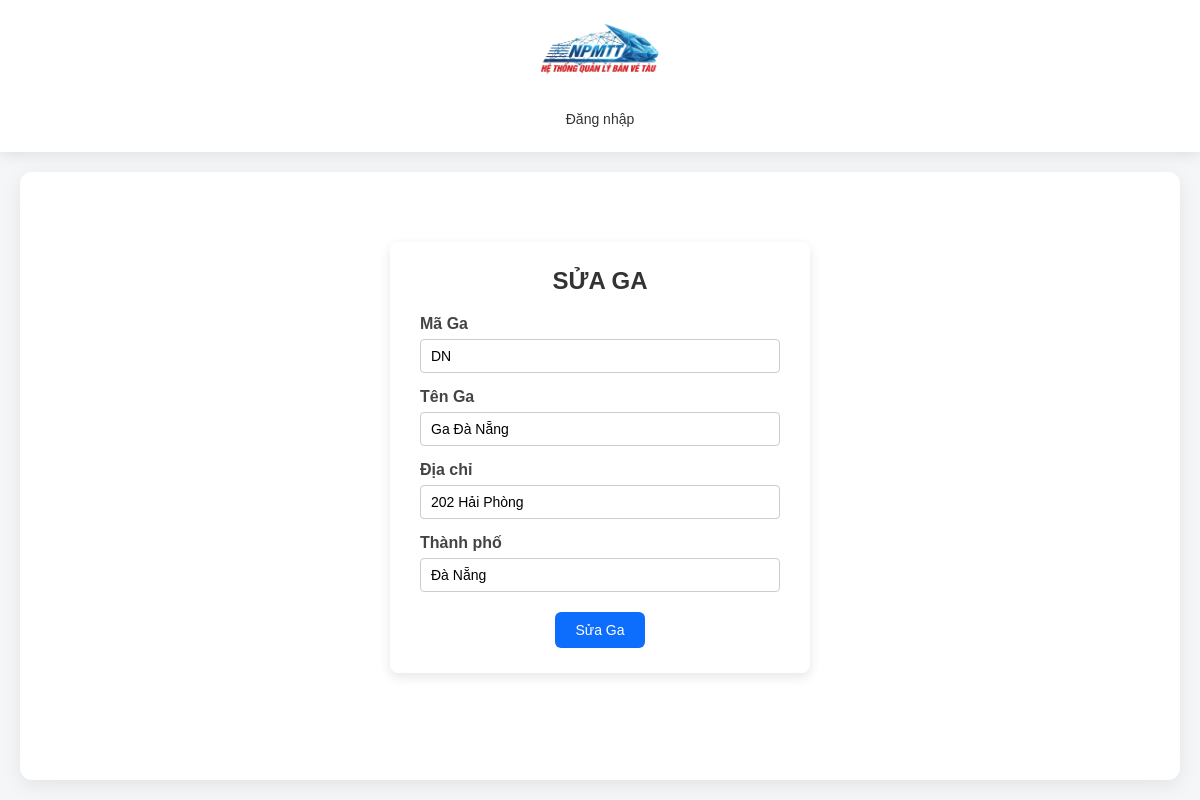
Screenshot of /modules/ga-tau/suaga.php?ma_ga=DN with the database file from the repository.
### tables this page shows
CREATE TABLE IF NOT EXISTS `ga_tau` (
  `id` int NOT NULL AUTO_INCREMENT,
  `ma_ga` varchar(20) NOT NULL COMMENT 'VD: HN, DN, SG',
  `ten_ga` varchar(100) NOT NULL COMMENT 'VD: Ga Hà Nội',
  `dia_chi` varchar(255) DEFAULT NULL,
  `thanh_pho` varchar(255) NOT NULL,
  PRIMARY KEY (`id`),
  UNIQUE KEY `ma_ga` (`ma_ga`),
  UNIQUE KEY `ten_ga` (`ten_ga`)
);

### modules/ga-tau/suaga.php (the view, shortened to what this page needs)
<?php
require_once __DIR__ . '/../../bootstrap.php';
require_once __DIR__ . '/../../includes/header.php';
$conn = $db->getConnection();
$current_ga = null;
if (isset($_GET['ma_ga'])) {
    $ma_edit = $_GET['ma_ga'];
    $stmt = $conn->prepare("SELECT * FROM ga_tau WHERE ma_ga = ?");
    $stmt->execute([$ma_edit]);
    $current_ga = $stmt->fetch(PDO::FETCH_ASSOC);
}
?>
<!DOCTYPE html>
<html lang="en">
<head>
    <link rel="stylesheet" href="../../modules/ga-tau/stylethemga.css">
</head>
<body>
<div class="add-wrapper">
    <h2 class="add-title">SỬA GA</h2>
    <form method="POST" class="add-form">
        <div class="form-row">
            <label>Mã Ga</label>
            <input type="text" name="txtmaga" value="<?php echo $current_ga['ma_ga']; ?>" required readonly>
        </div>
        <div class="form-row">
            <label>Tên Ga</label>
            <input type="text" name="txttenga" value="<?php echo $current_ga['ten_ga']; ?>" required>
        </div>
        <div class="form-row">
            <label>Địa chỉ</label>
            <input type="text" name="txtdiachi" value="<?php echo $current_ga['dia_chi']; ?>" required>
        </div>
        <div class="form-row">
            <label>Thành phố</label>
            <input type="text" name="txtthanhpho" value="<?php echo $current_ga['thanh_pho']; ?>" required>
        </div>
        <div class="form-actions">
            <button type="submit" name="btnsua" class="btn-submit">Sửa Ga</button>
        </div>
    </form>
</div>
</body>
</html>

### assets/css/layout.css (style rules this page uses)
* { margin: 0; padding: 0; box-sizing: border-box; }
body { font-family: 'Segoe UI', Tahoma, Geneva, Verdana, sans-serif; background-color: #f5f5f5; min-height: 100vh; display: flex; flex-direction: column; }

### modules/ga-tau/stylethemga.css (style rules this page uses)
* { box-sizing: border-box; font-family: Arial, sans-serif; }
body { background-color: #f4f6f8; }
.add-wrapper { width: 420px; margin: 40px auto; background: #ffffff; padding: 25px 30px; border-radius: 8px; box-shadow: 0 4px 12px rgba(0, 0, 0, 0.1); }
.add-title { text-align: center; margin-bottom: 20px; color: #333; }
.add-form { width: 100%; }
.form-row { display: flex; flex-direction: column; margin-bottom: 15px; }
.form-row label { margin-bottom: 6px; font-weight: 600; color: #444; }
.form-row input, .form-row select { padding: 8px 10px; border: 1px solid #ccc; border-radius: 4px; font-size: 14px; }
.form-actions { text-align: center; margin-top: 20px; }
.btn-submit { padding: 10px 20px; background-color: #0d6efd; color: #fff; border: none; border-radius: 6px; font-size: 14px; cursor: pointer; transition: 0.2s; }

### rows the page displays
ga_tau: txtmaga "DN", txttenga "Ga Đà Nẵng", txtdiachi "202 Hải Phòng", txtthanhpho "Đà Nẵng"
